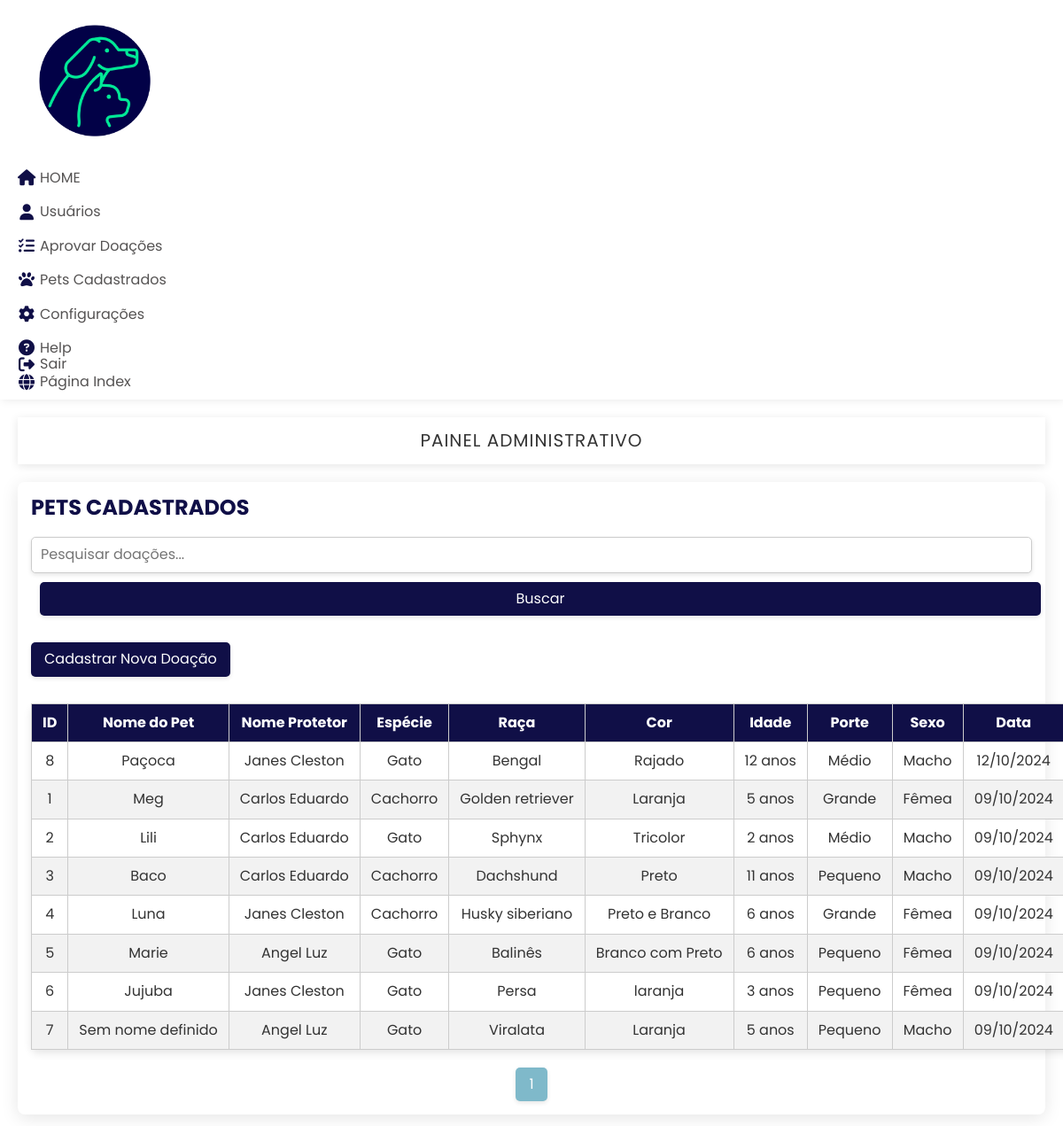
Page /crud/public/listar_doacoes.php on the earlier database version.
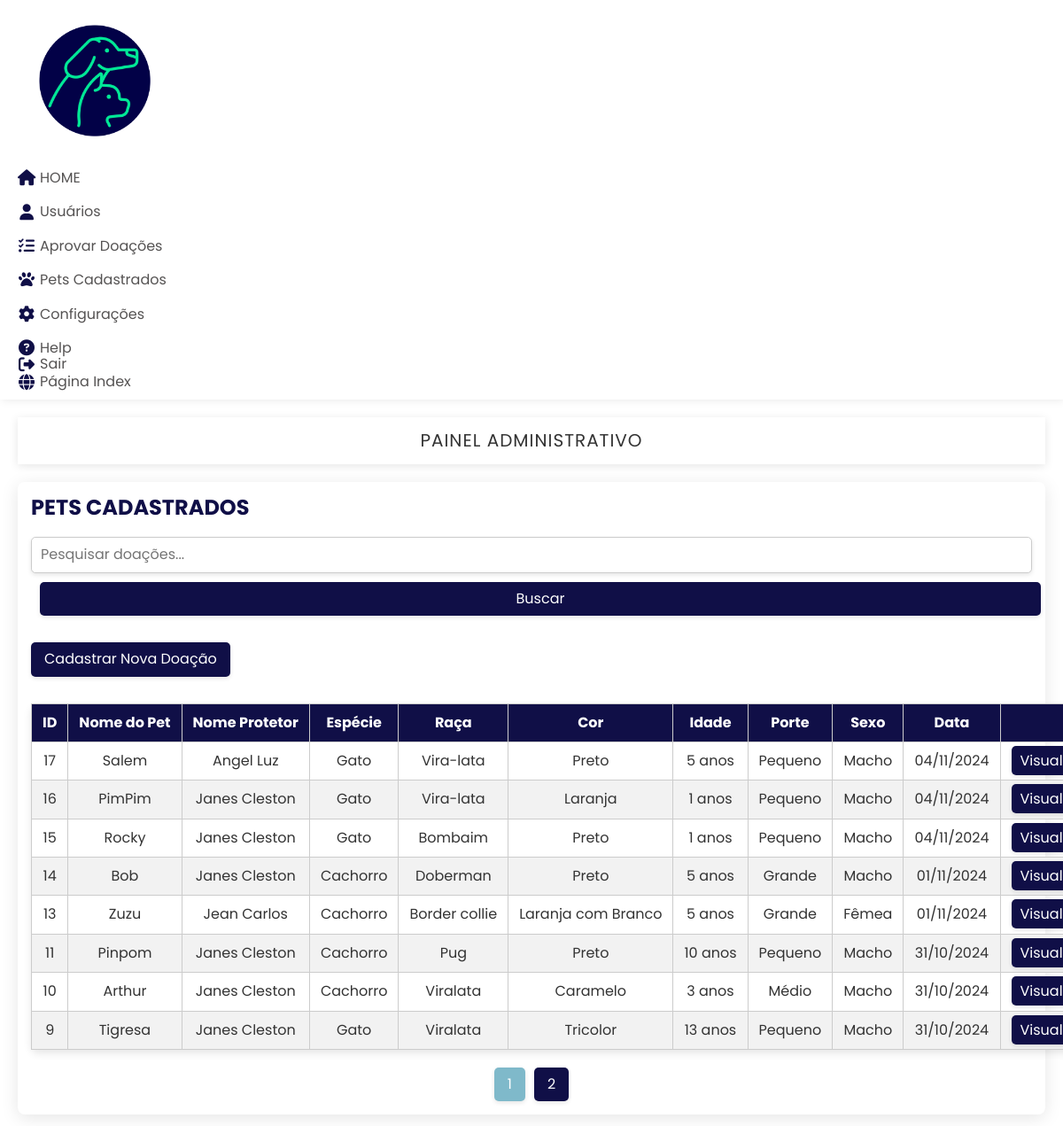
Same page on the later database version.
### tables this page shows
CREATE TABLE `doacoes` (
  `id` int(11) NOT NULL,
  `pet_id` int(11) DEFAULT NULL,
  `usuario_id` int(11) DEFAULT NULL,
  `data` date DEFAULT NULL,
  `criado_em` timestamp NOT NULL DEFAULT current_timestamp(),
  `endereco_id` int(11) NOT NULL
);

CREATE TABLE `pets` (
  `id` int(11) NOT NULL,
  `nome` varchar(100) NOT NULL,
  `especie_id` int(11) NOT NULL,
  `raca` varchar(100) NOT NULL,
  `porte` varchar(50) NOT NULL,
  `sexo` enum('Macho','Fêmea') NOT NULL,
  `cor` varchar(50) NOT NULL,
  `idade` int(11) NOT NULL,
  `descricao` text DEFAULT NULL,
  `foto` text DEFAULT NULL,
  `criado_em` timestamp NOT NULL DEFAULT current_timestamp()
);

CREATE TABLE `usuarios` (
  `id` int(11) NOT NULL,
  `nome` varchar(100) NOT NULL,
  `sobrenome` varchar(100) NOT NULL,
  `cpf` varchar(14) NOT NULL,
  `telefone` varchar(15) NOT NULL,
  `email` varchar(100) NOT NULL,
  `senha` varchar(255) NOT NULL,
  `criado_em` timestamp NOT NULL DEFAULT current_timestamp(),
  `perfil_id` int(11) NOT NULL,
  `data_nascimento` date DEFAULT NULL
);

CREATE TABLE `especie` (
  `id` int(11) NOT NULL,
  `nome` varchar(100) DEFAULT NULL
);

### crud/controllers/PetController.php (called while the page is built, shortened)
<?php
require_once '../models/Pet.php';
class PetController {
    private $petModel;
    public function __construct($db) {
        $this->petModel = new Pet( $db);
    }
    public function listarDoacoes($searchTerm = '', $limit = 5, $offset = 0){
        return $this->petModel->listarDoacoes($searchTerm, $limit, $offset);
    }
    public function contarDoacoes($searchTerm = ''){
        return $this->petModel->contarDoacoes($searchTerm);
    }
}
?>

### crud/models/Pet.php (called while the page is built, shortened)
<?php
class Pet
{
    private $conn;
    public function __construct($db)
    {
        $this->conn = $db;
    }
    public function listarDoacoes($searchTerm = '', $limit = 8, $offset = 0)
    {
        $sql = "SELECT d.id,
                       p.id AS pet_id,
                       p.nome AS nome_pet,
                       p.raca,
                       p.porte,
                       p.sexo,
                       p.cor,
                       p.idade,
                       d.data,
                       e.nome AS especie_nome,
                       u.nome AS usuario_nome,
                       u.sobrenome AS usuario_sobrenome
                FROM doacoes d
                JOIN pets p ON d.pet_id = p.id
                JOIN especie e ON p.especie_id = e.id
                JOIN usuarios u ON d.usuario_id = u.id
                WHERE (p.raca LIKE ? OR p.cor LIKE ? OR p.id LIKE ? OR u.nome LIKE ? OR e.nome LIKE ? OR p.nome LIKE ?)
                ORDER BY d.data DESC
                LIMIT ? OFFSET ?";
        $stmt = $this->conn->prepare($sql);
        $likeTerm = '%' . $searchTerm . '%';
        $stmt->bind_param("ssssssii", $likeTerm, $likeTerm, $likeTerm, $likeTerm, $likeTerm, $likeTerm, $limit, $offset);
        $stmt->execute();
        return $stmt->get_result()->fetch_all(MYSQLI_ASSOC);
    }
    public function contarDoacoes($searchTerm = '')
    {
        $sql = "SELECT COUNT(*) as total FROM doacoes d
                JOIN pets p ON d.pet_id = p.id
                WHERE (p.raca LIKE ? OR p.cor LIKE ?)";
        $stmt = $this->conn->prepare($sql);
        $likeTerm = '%' . $searchTerm . '%';
        $stmt->bind_param("ss", $likeTerm, $likeTerm);
        $stmt->execute();
        $result = $stmt->get_result();
        $row = $result->fetch_assoc();
        return $row['total'];
    }
}
?>

### crud/public/listar_doacoes.php (the view, shortened to what the changed rows need)
<!DOCTYPE html>
<html lang="pt-br">
<head>
    <link rel="stylesheet" href="https://cdnjs.cloudflare.com/ajax/libs/normalize/8.0.1/normalize.min.css">
    <link rel="stylesheet" href="https://cdnjs.cloudflare.com/ajax/libs/font-awesome/6.5.0/css/all.min.css">
    <link rel="stylesheet" href="../../css/painel_admin.css" />
</head>
<body>
    <div class="container">
        <section class="main">
            <div class="list-container">
                <h2>Pets Cadastrados</h2>
                <table>
                    <thead>
                        <tr>
                            <th>ID</th>
                            <th>Nome do Pet</th>
                            <th>Nome Protetor</th>
                            <th>Espécie</th>
                            <th>Raça</th>
                            <th>Cor</th>
                            <th>Idade</th>
                            <th>Porte</th>
                            <th>Sexo</th>
                            <th>Data</th>
                            <th>Ações</th>
                        </tr>
                    </thead>
                    <tbody>
                        <?php
                        require '../controllers/PetController.php';
                        $database = new DataBase();
                        $db = $database->getConnection();
                        $petController = new PetController($db);
                        $searchTerm = isset($_GET['search']) ? $_GET['search'] : '';
                        $limit = 8;
                        $page = isset($_GET['page']) ? (int)$_GET['page'] : 1;
                        $offset = ($page - 1) * $limit;
                        $doacoes = $petController->listarDoacoes($searchTerm, $limit, $offset);
                        $totalDoacoes = $petController->contarDoacoes($searchTerm);
                        $totalPages = ceil($totalDoacoes / $limit);
                        if ($doacoes) {
                            foreach ($doacoes as $doacao) : ?>
                                <tr>
                                    <td><?= htmlspecialchars($doacao['pet_id']) ?></td>
                                    <td><?= htmlspecialchars($doacao['nome_pet']) ?></td>
                                    <td><?= htmlspecialchars($doacao['usuario_nome'] . ' ' . $doacao['usuario_sobrenome']) ?></td>
                                    <td><?= htmlspecialchars($doacao['especie_nome']) ?></td>
                                    <td><?= htmlspecialchars($doacao['raca']) ?></td>
                                    <td><?= htmlspecialchars($doacao['cor']) ?></td>
                                    <td><?= htmlspecialchars($doacao['idade']) ?> anos</td>
                                    <td><?= htmlspecialchars($doacao['porte']) ?></td>
                                    <td><?= htmlspecialchars($doacao['sexo']) ?></td>
                                    <td><?= (new DateTime($doacao['data']))->format('d/m/Y') ?></td>
                                    <td>
                                        <a href="../public/visualizar_doacao.php?id=<?= $doacao['id'] ?>" class="btn-acoes">Visualizar</a>
                                    </td>
                                </tr>
                            <?php endforeach;
                        } else {
                            echo "<tr><td colspan='11'>Nenhuma doação encontrada.</td></tr>";
                        }
                        ?>
                    </tbody>
                </table>
                <div class="pagination">
                    <?php for ($i = 1; $i <= $totalPages; $i++) : ?>
                        <a href="?page=<?= $i ?>&search=<?= urlencode($searchTerm) ?>" class="<?= ($i == $page) ? 'active' : '' ?>"><?= $i ?></a>
                    <?php endfor; ?>
                </div>
            </div>
        </section>
    </div>
</body>
</html>

Differences in the rows shown:
no longer on this page (row edited): doacoes: pet "8", pet.nome "Paçoca", usuario.sobrenome "Janes Cleston", especie.nome "Gato", pet.raca "Bengal", pet.cor "Rajado", pet.idade "12", pet.porte "Médio", pet.sexo "Macho", data "12/10/2024"
no longer on this page (row edited): doacoes: pet "1", pet.nome "Meg", usuario.sobrenome "Carlos Eduardo", especie.nome "Cachorro", pet.raca "Golden retriever", pet.cor "Laranja", pet.idade "5", pet.porte "Grande", pet.sexo "Fêmea", data "09/10/2024"
no longer on this page (row edited): doacoes: pet "2", pet.nome "Lili", usuario.sobrenome "Carlos Eduardo", especie.nome "Gato", pet.raca "Sphynx", pet.cor "Tricolor", pet.idade "2", pet.porte "Médio", pet.sexo "Macho", data "09/10/2024"
no longer on this page (row edited): doacoes: pet "3", pet.nome "Baco", usuario.sobrenome "Carlos Eduardo", especie.nome "Cachorro", pet.raca "Dachshund", pet.cor "Preto", pet.idade "11", pet.porte "Pequeno", pet.sexo "Macho", data "09/10/2024"
no longer on this page (row edited): doacoes: pet "4", pet.nome "Luna", usuario.sobrenome "Janes Cleston", especie.nome "Cachorro", pet.raca "Husky siberiano", pet.cor "Preto e Branco", pet.idade "6", pet.porte "Grande", pet.sexo "Fêmea", data "09/10/2024"
no longer on this page (row edited): doacoes: pet "5", pet.nome "Marie", usuario.sobrenome "Angel Luz", especie.nome "Gato", pet.raca "Balinês", pet.cor "Branco com Preto", pet.idade "6", pet.porte "Pequeno", pet.sexo "Fêmea", data "09/10/2024"
no longer on this page (row edited): doacoes: pet "6", pet.nome "Jujuba", usuario.sobrenome "Janes Cleston", especie.nome "Gato", pet.raca "Persa", pet.cor "laranja", pet.idade "3", pet.porte "Pequeno", pet.sexo "Fêmea", data "09/10/2024"
no longer on this page (row edited): doacoes: pet "7", pet.nome "Sem nome definido", usuario.sobrenome "Angel Luz", especie.nome "Gato", pet.raca "Viralata", pet.cor "Laranja", pet.idade "5", pet.porte "Pequeno", pet.sexo "Macho", data "09/10/2024"
added doacoes: pet "17", pet.nome "Salem", usuario.sobrenome "Angel Luz", especie.nome "Gato", pet.raca "Vira-lata", pet.cor "Preto", pet.idade "5", pet.porte "Pequeno", pet.sexo "Macho", data "04/11/2024"
added doacoes: pet "16", pet.nome "PimPim", usuario.sobrenome "Janes Cleston", especie.nome "Gato", pet.raca "Vira-lata", pet.cor "Laranja", pet.idade "1", pet.porte "Pequeno", pet.sexo "Macho", data "04/11/2024"
added doacoes: pet "15", pet.nome "Rocky", usuario.sobrenome "Janes Cleston", especie.nome "Gato", pet.raca "Bombaim", pet.cor "Preto", pet.idade "1", pet.porte "Pequeno", pet.sexo "Macho", data "04/11/2024"
added doacoes: pet "14", pet.nome "Bob", usuario.sobrenome "Janes Cleston", especie.nome "Cachorro", pet.raca "Doberman", pet.cor "Preto", pet.idade "5", pet.porte "Grande", pet.sexo "Macho", data "01/11/2024"
added doacoes: pet "13", pet.nome "Zuzu", usuario.sobrenome "Jean Carlos", especie.nome "Cachorro", pet.raca "Border collie", pet.cor "Laranja com Branco", pet.idade "5", pet.porte "Grande", pet.sexo "Fêmea", data "01/11/2024"
added doacoes: pet "11", pet.nome "Pinpom", usuario.sobrenome "Janes Cleston", especie.nome "Cachorro", pet.raca "Pug", pet.cor "Preto", pet.idade "10", pet.porte "Pequeno", pet.sexo "Macho", data "31/10/2024"
added doacoes: pet "10", pet.nome "Arthur", usuario.sobrenome "Janes Cleston", especie.nome "Cachorro", pet.raca "Viralata", pet.cor "Caramelo", pet.idade "3", pet.porte "Médio", pet.sexo "Macho", data "31/10/2024"
added doacoes: pet "9", pet.nome "Tigresa", usuario.sobrenome "Janes Cleston", especie.nome "Gato", pet.raca "Viralata", pet.cor "Tricolor", pet.idade "13", pet.porte "Pequeno", pet.sexo "Macho", data "31/10/2024"
Other differences:
new list line: "2"
